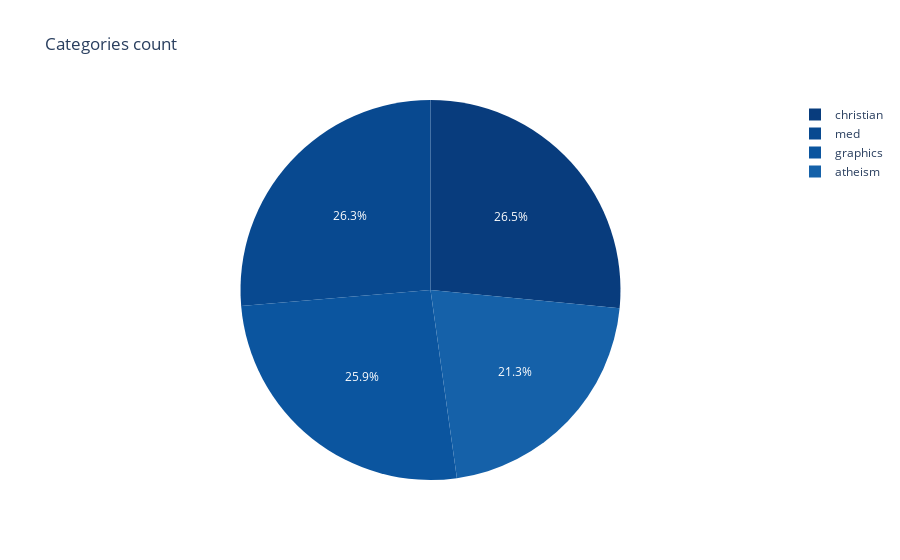

Notebook source saved alongside this figure:
### Code cell
fig = px.pie(data_frame=categories_statistics_df, names='category', values='count',
            color_discrete_sequence=get_n_color_palette('Blues', 20, True),
            title='Categories count')
fig.show()

### Figure 1 — Plotly figure (JSON) as saved in the notebook; plotly's stock layout.template omitted (floating-point values rounded to 4 significant figures)
{"data": [{"domain": {"x": [0, 1], "y": [0, 1]}, "hoverlabel": {"namelength": 0}, "hovertemplate": "category=%{label}<br>count=%{value}", "labels": ["christian", "med", "graphics", "atheism"], "legendgroup": "", "name": "", "showlegend": true, "type": "pie", "values": [997, 990, 973, 799]}], "layout": {"autosize": true, "legend": {"tracegroupgap": 0}, "piecolorway": ["#083c7d", "#084990", "#0b559f", "#1561a9", "#1e6db2", "#2b7bba", "#3787c0", "#4493c7", "#539ecd", "#63a8d3", "#75b4d8", "#89bedc", "#9cc9e1", "#abd0e6", "#bad6eb", "#c9ddf0", "#d2e3f3", "#dbe9f6", "#e4eff9", "#eef5fc"], "title": {"text": "Categories count"}}}
